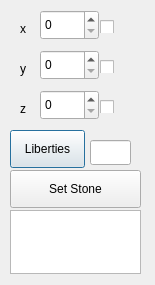
<ui version="4.0" >
 <class>Dialog</class>
 <widget class="QDialog" name="Dialog" >
  <property name="geometry" >
   <rect>
    <x>0</x>
    <y>0</y>
    <width>155</width>
    <height>285</height>
   </rect>
  </property>
  <property name="windowTitle" >
   <string>Dialog</string>
  </property>
  <widget class="QCheckBox" name="checkBox_3" >
   <property name="geometry" >
    <rect>
     <x>100</x>
     <y>20</y>
     <width>27</width>
     <height>13</height>
    </rect>
   </property>
   <property name="toolTip" >
    <string>enable</string>
   </property>
   <property name="text" >
    <string/>
   </property>
  </widget>
  <widget class="QSpinBox" name="spinBox_3" >
   <property name="geometry" >
    <rect>
     <x>40</x>
     <y>10</y>
     <width>59</width>
     <height>30</height>
    </rect>
   </property>
  </widget>
  <widget class="QSpinBox" name="spinBox_4" >
   <property name="geometry" >
    <rect>
     <x>40</x>
     <y>50</y>
     <width>59</width>
     <height>30</height>
    </rect>
   </property>
  </widget>
  <widget class="QCheckBox" name="checkBox_5" >
   <property name="geometry" >
    <rect>
     <x>100</x>
     <y>100</y>
     <width>27</width>
     <height>13</height>
    </rect>
   </property>
   <property name="toolTip" >
    <string>enable</string>
   </property>
   <property name="text" >
    <string/>
   </property>
  </widget>
  <widget class="QSpinBox" name="spinBox_5" >
   <property name="geometry" >
    <rect>
     <x>40</x>
     <y>90</y>
     <width>59</width>
     <height>30</height>
    </rect>
   </property>
  </widget>
  <widget class="QCheckBox" name="checkBox_4" >
   <property name="geometry" >
    <rect>
     <x>100</x>
     <y>60</y>
     <width>27</width>
     <height>13</height>
    </rect>
   </property>
   <property name="toolTip" >
    <string>enable</string>
   </property>
   <property name="text" >
    <string/>
   </property>
  </widget>
  <widget class="QLabel" name="label" >
   <property name="geometry" >
    <rect>
     <x>20</x>
     <y>20</y>
     <width>16</width>
     <height>17</height>
    </rect>
   </property>
   <property name="text" >
    <string>x</string>
   </property>
  </widget>
  <widget class="QLabel" name="label_3" >
   <property name="geometry" >
    <rect>
     <x>20</x>
     <y>100</y>
     <width>16</width>
     <height>17</height>
    </rect>
   </property>
   <property name="text" >
    <string>z</string>
   </property>
  </widget>
  <widget class="QLabel" name="label_2" >
   <property name="geometry" >
    <rect>
     <x>20</x>
     <y>60</y>
     <width>16</width>
     <height>17</height>
    </rect>
   </property>
   <property name="text" >
    <string>y</string>
   </property>
  </widget>
  <widget class="QPushButton" name="pushButton" >
   <property name="geometry" >
    <rect>
     <x>10</x>
     <y>130</y>
     <width>75</width>
     <height>38</height>
    </rect>
   </property>
   <property name="text" >
    <string>Liberties</string>
   </property>
  </widget>
  <widget class="QLineEdit" name="lineEdit" >
   <property name="geometry" >
    <rect>
     <x>90</x>
     <y>140</y>
     <width>41</width>
     <height>25</height>
    </rect>
   </property>
  </widget>
  <widget class="QPushButton" name="pushButton_2" >
   <property name="geometry" >
    <rect>
     <x>10</x>
     <y>170</y>
     <width>131</width>
     <height>38</height>
    </rect>
   </property>
   <property name="text" >
    <string>Set Stone</string>
   </property>
  </widget>
  <widget class="QTextEdit" name="textEdit" >
   <property name="geometry" >
    <rect>
     <x>10</x>
     <y>210</y>
     <width>131</width>
     <height>64</height>
    </rect>
   </property>
  </widget>
 </widget>
 <resources/>
 <connections/>
</ui>
